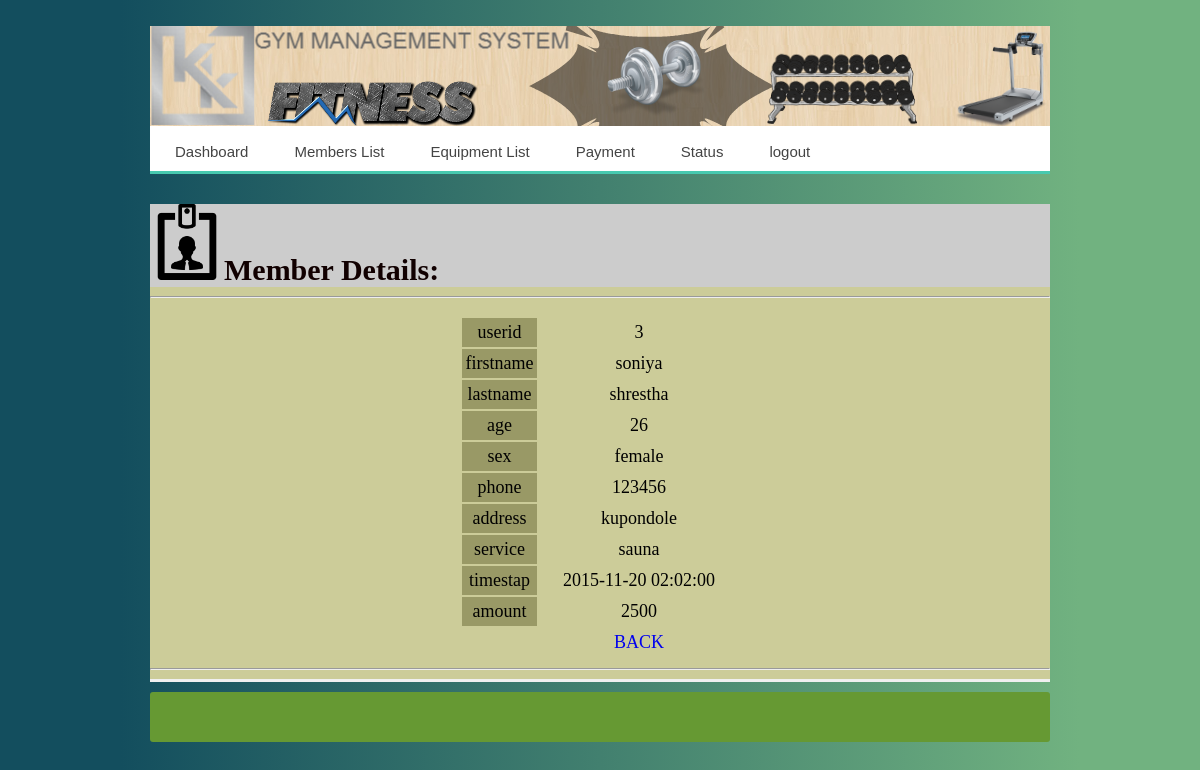
The app's page /pages/myembersdetails.php?recordID=3 (signed in) with its own data.
### tables this page shows
CREATE TABLE IF NOT EXISTS `tbl_userreg` (
  `userid` int(11) NOT NULL,
  `firstname` varchar(200) DEFAULT NULL,
  `lastname` varchar(200) DEFAULT NULL,
  `age` int(200) DEFAULT NULL,
  `sex` varchar(200) DEFAULT NULL,
  `phone` int(200) DEFAULT NULL,
  `address` varchar(200) DEFAULT NULL,
  `service` varchar(200) DEFAULT NULL,
  `timestap` datetime NOT NULL DEFAULT CURRENT_TIMESTAMP,
  `amount` int(200) DEFAULT NULL,
  `plan` int(200) NOT NULL,
  `status` varchar(200) DEFAULT NULL
);

### pages/myembersdetails.php (the view, shortened to what this page needs)
<?php require_once('../Connections/localhost.php'); ?>
<?php
$logoutAction = $_SERVER['PHP_SELF']."?doLogout=true";
if ((isset($_SERVER['QUERY_STRING'])) && ($_SERVER['QUERY_STRING'] != "")){
  $logoutAction .="&". htmlentities($_SERVER['QUERY_STRING']);
}
?>
<?php
if (!function_exists("GetSQLValueString")) {
function GetSQLValueString($theValue, $theType, $theDefinedValue = "", $theNotDefinedValue = "")
{
  $theValue = function_exists("mysql_real_escape_string") ? mysql_real_escape_string($theValue) : mysql_escape_string($theValue);
  switch ($theType) {
    case "long":
    case "int":
      $theValue = ($theValue != "") ? intval($theValue) : "NULL";
      break;
  }
  return $theValue;
}
}
$maxRows_DetailRS1 = 10;
$pageNum_DetailRS1 = 0;
$startRow_DetailRS1 = $pageNum_DetailRS1 * $maxRows_DetailRS1;
$colname_DetailRS1 = "-1";
if (isset($_GET['recordID'])) {
  $colname_DetailRS1 = $_GET['recordID'];
}
$query_DetailRS1 = sprintf("SELECT * FROM tbl_userreg WHERE userid = %s", GetSQLValueString($colname_DetailRS1, "int"));
$query_limit_DetailRS1 = sprintf("%s LIMIT %d, %d", $query_DetailRS1, $startRow_DetailRS1, $maxRows_DetailRS1);
$DetailRS1 = mysql_query($query_limit_DetailRS1, $localhost) or die(mysql_error());
$row_DetailRS1 = mysql_fetch_assoc($DetailRS1);
?>
<!DOCTYPE html PUBLIC "-//W3C//DTD XHTML 1.0 Transitional//EN" "http://www.w3.org/TR/xhtml1/DTD/xhtml1-transitional.dtd">
<html xmlns="http://www.w3.org/1999/xhtml">
<head>
<link href="../css/home.css" rel="stylesheet" type="text/css" />
<link href="../css/me.css" rel="stylesheet" type="text/css" />
</head>
<body>
<div id="head">
<img src="../image/main.png" />
  <div id='cssmenu'>
 <ul>
   <li class='active'><a href='home.php'>Dashboard</a></li>
   <li><a href='myembers.php'>Members List</a></li>
   <li><a href='equiplist.php'>Equipment List</a></li>
   <li><a href='pay.php'>Payment</a></li>
   <li style="color:#DDDDC7"><a href="alerts.php">Status</a></li>
   <li><a href='<?php echo $logoutAction ?>'>logout</a></li>
</ul>
</div>
  <div id="content">
    <div id="c1"><span class="txtuserreg"> <img src="../image/office.png" width="74" height="76" alt="us" />Member Details:</span></div>
    <div id="c2"><hr /><p>
    <table border="0" align="center" cellpadding="4" cellspacing="2">
  <tr>
    <td width="66" bgcolor="#999966">userid</td>
    <td width="191"><?php echo $row_DetailRS1['userid']; ?></td>
  </tr>
  <tr>
    <td bgcolor="#999966">firstname</td>
    <td><?php echo $row_DetailRS1['firstname']; ?></td>
  </tr>
  <tr>
    <td bgcolor="#999966">lastname</td>
    <td><?php echo $row_DetailRS1['lastname']; ?></td>
  </tr>
  <tr>
    <td bgcolor="#999966">age</td>
    <td><?php echo $row_DetailRS1['age']; ?></td>
  </tr>
  <tr>
    <td bgcolor="#999966">sex</td>
    <td><?php echo $row_DetailRS1['sex']; ?></td>
  </tr>
  <tr>
    <td bgcolor="#999966">phone</td>
    <td><?php echo $row_DetailRS1['phone']; ?></td>
  </tr>
  <tr>
    <td bgcolor="#999966">address</td>
    <td><?php echo $row_DetailRS1['address']; ?></td>
  </tr>
  <tr>
    <td bgcolor="#999966">service</td>
    <td><?php echo $row_DetailRS1['service']; ?></td>
  </tr>
  <tr>
    <td bgcolor="#999966">timestap</td>
    <td><?php echo $row_DetailRS1['timestap']; ?></td>
  </tr>
  <tr>
    <td bgcolor="#999966">amount</td>
    <td><?php echo $row_DetailRS1['amount']; ?></td>
  </tr>
  <tr>
    <td bgcolor=>&nbsp;</td>
    <td><a href="myembers.php" class="kk">BACK</a></td>
  </tr>
    </table>
      <hr/>
    </div> <div id="footer">
  </div>
  </div>
</div>
</body>
</html><?php

### css/home.css (style rules this page uses)
body { background-color:#CCF; background: -webkit-linear-gradient(90deg, #134E5E 10%, #71B280 90%); background: -moz-linear-gradient(90deg, #134E5E 10%, #71B280 90%); background: -ms-linear-gradient(90deg, #134E5E 10%, #71B280 90%); background: -o-linear-gradient(90deg, #134E5E 10%, #71B280 90%); background: linear-gradient(90deg, #134E5E 10%, #71B280 90%); }
#head { width: 900px; height: auto; margin-left: auto; margin-right: auto; font-size: 18px; margin-top: 0px; }
#footer { height:50px; background-color:#693; margin-top:10px; margin-top:50px auto; border-radius:3px; }
#content { height: 500px; margin-bottom: 0px; color: #110000; letter-spacing: normal; word-spacing: normal; }
.txtuserreg { font-size: 30px; font-weight: bold; height:25px; }
#c1 { background-color:#CCC; margin-top:30px ; }
#c2 { background-color: #CC9; height: auto; text-align: center; border-bottom-style: solid; border-bottom-color: #F0F0F0; overflow: auto; color: #000000; }
.kk { text-decoration:none; }

### css/me.css (style rules this page uses)
#cssmenu , #cssmenu ul, #cssmenu ul li, #cssmenu ul li a { margin: 0; padding: 0; border: 0; list-style: none; line-height: 1; display: block; position: relative; -webkit-box-sizing: border-box; -moz-box-sizing: border-box; box-sizing: border-box; }
#cssmenu:after, #cssmenu > ul:after { content: "."; display: block; clear: both; visibility: hidden; line-height: 0; height: 0; }
#cssmenu { width: auto; border-bottom: 3px solid #47c9af; font-family: Raleway, sans-serif; line-height: 1; }
#cssmenu ul { background: #ffffff; }
#cssmenu > ul > li { float: left; }
#cssmenu > ul > li > a { z-index: 2; padding: 18px 25px 12px 25px; font-size: 15px; font-weight: 400; text-decoration: none; color: #444444; -webkit-transition: all .2s ease; -moz-transition: all .2s ease; -ms-transition: all .2s ease; -o-transition: all .2s ease; transition: all .2s ease; margin-right: -4px; }
#cssmenu > ul > li > a:after { position: absolute; left: 0; bottom: 0; right: 0; z-index: -1; width: 100%; height: 120%; border-top-left-radius: 8px; border-top-right-radius: 8px; content: ""; -webkit-transition: all .2s ease; -o-transition: all .2s ease; transition: all .2s ease; -webkit-transform: perspective(5px) rotateX(2deg); -webkit-transform-origin: bottom; -moz-transform: perspective(5px) rotateX(2deg); -moz-transform-origin: bottom; transform: perspective(5px) rotateX(2deg); transform-origin: bottom; }

### records on screen
tbl_userreg: userid "3", firstname "soniya", lastname "shrestha", age "26", sex "female", phone "123456", address "kupondole", service "sauna", timestap "2015-11-20 02:02:00", amount "2500"
